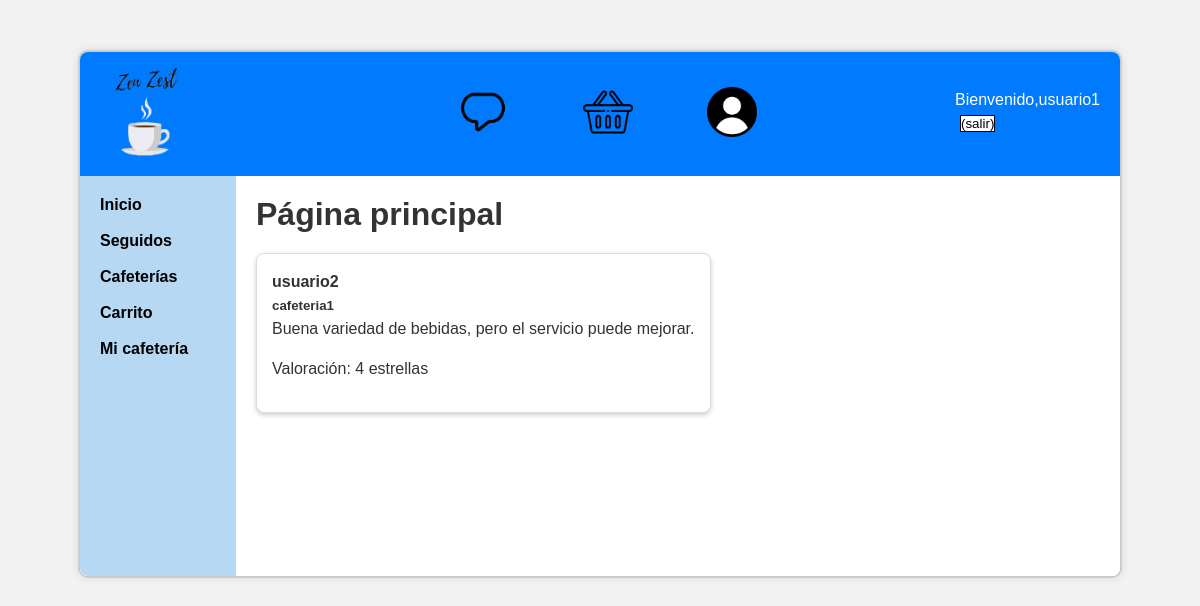
Page / (signed in) on the committed database.
### tables this page shows
CREATE TABLE Comentarios (
    ID INT AUTO_INCREMENT PRIMARY KEY,
    Usuario VARCHAR(50),
    Cafeteria_Comentada VARCHAR(50),
    Valoracion INT,
    Mensaje TEXT,
    FOREIGN KEY (Usuario) REFERENCES Usuario(Nombre),
    FOREIGN KEY (Cafeteria_Comentada) REFERENCES Cafeteria(Nombre)
);

### includes/src/comentarios/comentarios.php (called while the page is built, shortened)
<?php
class Comentarios {
    private $Usuario;
    private $Cafeteria_Comentada;
    private $Valoracion;
    private $Mensaje;
    public function __construct($ID, $Usuario, $Cafeteria_Comentada, $Valoracion, $Mensaje) {
        $this->Usuario = $Usuario;
        $this->Cafeteria_Comentada = $Cafeteria_Comentada;
        $this->Valoracion = $Valoracion;
        $this->Mensaje = $Mensaje;
    }
    public static function getComentariosDeSeguidos($usuariosSeguidos) {
        $conn = Aplicacion::getInstance()->getConexionBd();
        $nombresSeguidos = array_map([$conn, 'real_escape_string'], $usuariosSeguidos);
        $inQuery = "'" . join("','", $nombresSeguidos) . "'";
        $query = "SELECT * FROM Comentarios WHERE Usuario IN ($inQuery) ORDER BY ID DESC";
        $result = $conn->query($query);
        $comentarios = [];
        if ($result) {
            while ($row = $result->fetch_assoc()) {
                $comentarios[] = new Comentarios($row['ID'], $row['Usuario'], $row['Cafeteria_Comentada'], $row['Valoracion'], $row['Mensaje']);
            }
        }
        return $comentarios;
    }
    public function getUsuario() {
        return $this->Usuario;
    }
    public function getCafeteriaComentada() {
        return $this->Cafeteria_Comentada;
    }
    public function getValoracion() {
        return $this->Valoracion;
    }
    public function getMensaje() {
        return $this->Mensaje;
    }
}

### index.php (the view, shortened to what this page needs)
<?php
require_once __DIR__.'/includes/config.php';
if (isset($_SESSION['nombre'])) {
  $nombreUsuario = $_SESSION['nombre'];
  $usuariosSeguidos = $app->getUsuariosSeguidos($nombreUsuario);
  $contenidoPrincipal = "<h1>Página principal</h1>";
  if (empty($usuariosSeguidos)) {
    $contenidoPrincipal =  "<p>No sigues todavia a ningun usuario.<p>";
  }
  else{
    $comentariosSeguidos = es\ucm\fdi\aw\comentarios\Comentarios::getComentariosDeSeguidos($usuariosSeguidos);
    $comentariosHTML = "<div class='comentarios-seccion'>";
    foreach ($comentariosSeguidos as $comentario) {
        $comentariosHTML .= "<div class='comentario'>";
        $comentariosHTML .= "<h4>" . htmlspecialchars($comentario->getUsuario()) . "</h4>";
        $comentariosHTML .= "<h5>" . htmlspecialchars($comentario->getCafeteriaComentada()) . "</h5>";
        $comentariosHTML .= "<p>" . htmlspecialchars($comentario->getMensaje()) . "</p>";
        $comentariosHTML .= "<p>Valoración: " . htmlspecialchars($comentario->getValoracion()) . " estrellas</p>";
        $comentariosHTML .= "</div>";
    }
    $comentariosHTML .= "</div>";
  }
}
else{
  $contenidoPrincipal = "<p>Por favor, <a href='login.php'>inicia sesión</a> para acceder al contenido.</p>";
}

### css/estilo.css (style rules this page uses)
*,::after,::before { box-sizing: border-box; padding: 0; margin: 0; }
body { font-family: Arial, sans-serif; background-color: #f2f2f2; padding: 20px; height: 100%; }
h1, h2 { color: #333; }
p { margin-bottom: 15px; }
.comentario { background-color: #fff; padding: 15px; margin: 20px 0; border-radius: 8px; box-shadow: 0 2px 5px rgba(0,0,0,0.2); font-family: 'Arial', sans-serif; color: #333; line-height: 1.6; border: 1px solid #ddd; }

### rows in the picture
comentarios: Usuario "usuario2", Cafeteria_Comentada "cafeteria1", Mensaje "Buena variedad de bebidas, pero el servicio puede mejorar.", Valoracion "4"

### other values in the picture
mostrarSaludo() "Bienvenido,usuario1"
